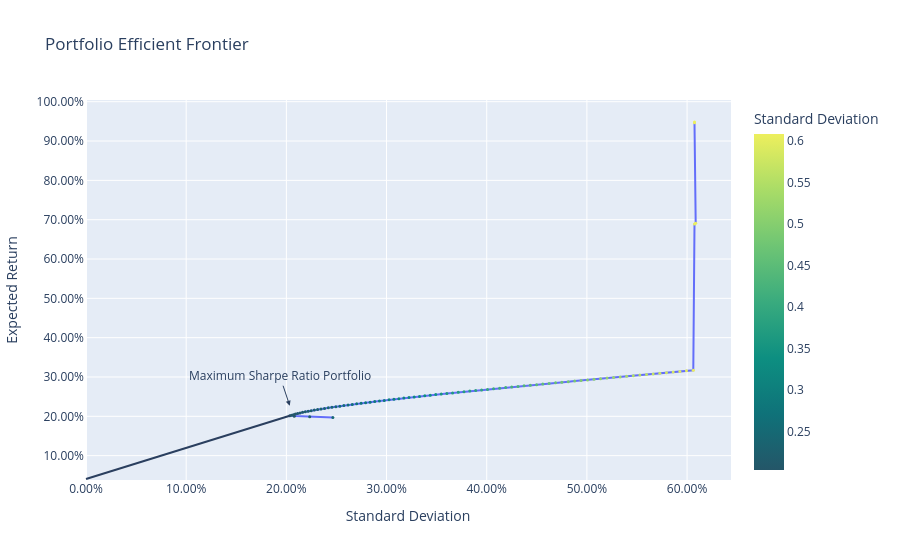

This figure's notebook cell:
### Code cell
# Step 5: PyNance Portfolio Metrics
import warnings
warnings.simplefilter(action='ignore', category=FutureWarning)

from pynance import portfolio_optimizer as po

# Select tickers for your portfolio
ticker_list = ['TSLA', 'AAPL', 'MSFT']

# Create a PortfolioCalculations object
portfolio = po.PortfolioCalculations(ticker_list)

# Max Sharpe Portfolio
max_sharpe_rr = portfolio.max_sharpe_portfolio('rr')
max_sharpe_df = portfolio.max_sharpe_portfolio('df')
print("Max Sharpe Portfolio Risk/Return:")
print(max_sharpe_rr)
print("\nPortfolio Weights:")
print(max_sharpe_df)

# Min Variance Portfolio
min_var_rr = portfolio.min_var_portfolio('rr')
min_var_df = portfolio.min_var_portfolio('df')
print("\nMin Variance Portfolio Risk/Return:")
print(min_var_rr)
print("\nPortfolio Weights (Min Variance):")
print(min_var_df)

# Efficient Frontier Plot
fig = portfolio.efficient_frontier()
fig.show()

### Figure 1 — Plotly figure (JSON) as saved in the notebook; plotly's stock layout.template omitted (floating-point values rounded to 4 significant figures; data arrays with more than 128 entries replaced by an {"elided": "..."} marker saying what was removed)
{"data": [{"customdata": {"elided": "86x3 str values"}, "hovertemplate": "Standard Deviation=%{marker.color}<br>Expected Return=%{y}<br>Stock 1=%{customdata[0]}<br>Stock 2=%{customdata[1]}<br>Stock 3=%{customdata[2]}<extra></extra>", "legendgroup": "", "marker": {"color": [0.2464, 0.2233, 0.2079, 0.2034, 0.2051, 0.207, 0.209, 0.2112, 0.2136, 0.2162, 0.2189, 0.2218, 0.2248, 0.2279, 0.2312, 0.2346, 0.2381, 0.2418, 0.2455, 0.2494, 0.2534, 0.2574, 0.2616, 0.2658, 0.2702, 0.2746, 0.2791, 0.2836, 0.2882, 0.2929, 0.2977, 0.3025, 0.3074, 0.3123, 0.3173, 0.3224, 0.3276, 0.3329, 0.3382, 0.3436, 0.3491, 0.3546, 0.3602, 0.3659, 0.3716, 0.3773, 0.3831, 0.389, 0.3949, 0.4008, 0.4068, 0.4129, 0.4189, 0.425, 0.4312, 0.4373, 0.4435, 0.4498, 0.456, 0.4623, 0.4687, 0.475, 0.4814, 0.4878, 0.4942, 0.5006, 0.5071, 0.5136, 0.5201, 0.5266, 0.5332, 0.5397, 0.5463, 0.5529, 0.5595, 0.5661, 0.5728, 0.5794, 0.5861, 0.5928, 0.5994, 0.6062, 0.6074, 0.6086, 0.6074, 0.6074], "coloraxis": "coloraxis", "size": 3, "symbol": "circle"}, "mode": "markers+lines", "name": "", "orientation": "v", "showlegend": false, "type": "scatter", "x": [0.2464, 0.2233, 0.2079, 0.2034, 0.2051, 0.207, 0.209, 0.2112, 0.2136, 0.2162, 0.2189, 0.2218, 0.2248, 0.2279, 0.2312, 0.2346, 0.2381, 0.2418, 0.2455, 0.2494, 0.2534, 0.2574, 0.2616, 0.2658, 0.2702, 0.2746, 0.2791, 0.2836, 0.2882, 0.2929, 0.2977, 0.3025, 0.3074, 0.3123, 0.3173, 0.3224, 0.3276, 0.3329, 0.3382, 0.3436, 0.3491, 0.3546, 0.3602, 0.3659, 0.3716, 0.3773, 0.3831, 0.389, 0.3949, 0.4008, 0.4068, 0.4129, 0.4189, 0.425, 0.4312, 0.4373, 0.4435, 0.4498, 0.456, 0.4623, 0.4687, 0.475, 0.4814, 0.4878, 0.4942, 0.5006, 0.5071, 0.5136, 0.5201, 0.5266, 0.5332, 0.5397, 0.5463, 0.5529, 0.5595, 0.5661, 0.5728, 0.5794, 0.5861, 0.5928, 0.5994, 0.6062, 0.6074, 0.6086, 0.6074, 0.6074], "xaxis": "x", "y": [0.1972, 0.1987, 0.2001, 0.2015, 0.2029, 0.2043, 0.2058, 0.2072, 0.2086, 0.2101, 0.2115, 0.2129, 0.2144, 0.2158, 0.2172, 0.2187, 0.2201, 0.2216, 0.223, 0.2244, 0.2259, 0.2273, 0.2288, 0.2302, 0.2317, 0.2331, 0.2346, 0.2361, 0.2375, 0.239, 0.2404, 0.2419, 0.2434, 0.2448, 0.2463, 0.2478, 0.2493, 0.2507, 0.2522, 0.2537, 0.2552, 0.2566, 0.2581, 0.2596, 0.2611, 0.2626, 0.2641, 0.2656, 0.267, 0.2685, 0.27, 0.2715, 0.273, 0.2745, 0.276, 0.2775, 0.279, 0.2805, 0.2821, 0.2836, 0.2851, 0.2866, 0.2881, 0.2896, 0.2911, 0.2926, 0.2942, 0.2957, 0.2972, 0.2987, 0.3003, 0.3018, 0.3033, 0.3049, 0.3064, 0.3079, 0.3095, 0.311, 0.3125, 0.3141, 0.3156, 0.3172, 0.689, 0.6909, 0.9462, 0.9484], "yaxis": "y"}], "layout": {"annotations": [{"arrowhead": 2, "showarrow": true, "text": "Maximum Sharpe Ratio Portfolio", "x": 0.2034, "xshift": 0, "y": 0.2015, "yshift": 10}], "coloraxis": {"colorbar": {"title": {"text": "Standard Deviation"}}, "colorscale": [[0, "rgb(36, 86, 104)"], [0.1667, "rgb(15, 114, 121)"], [0.3333, "rgb(13, 143, 129)"], [0.5, "rgb(57, 171, 126)"], [0.6667, "rgb(110, 197, 116)"], [0.8333, "rgb(169, 220, 103)"], [1, "rgb(237, 239, 93)"]]}, "legend": {"tracegroupgap": 0}, "shapes": [{"type": "line", "x0": 0, "x1": 0.2034, "y0": 0.04063, "y1": 0.2015}], "title": {"text": "Portfolio Efficient Frontier"}, "xaxis": {"anchor": "y", "domain": [0, 1], "tickformat": ",.2%", "title": {"text": "Standard Deviation"}}, "yaxis": {"anchor": "x", "domain": [0, 1], "tickformat": ",.2%", "title": {"text": "Expected Return"}}}}
